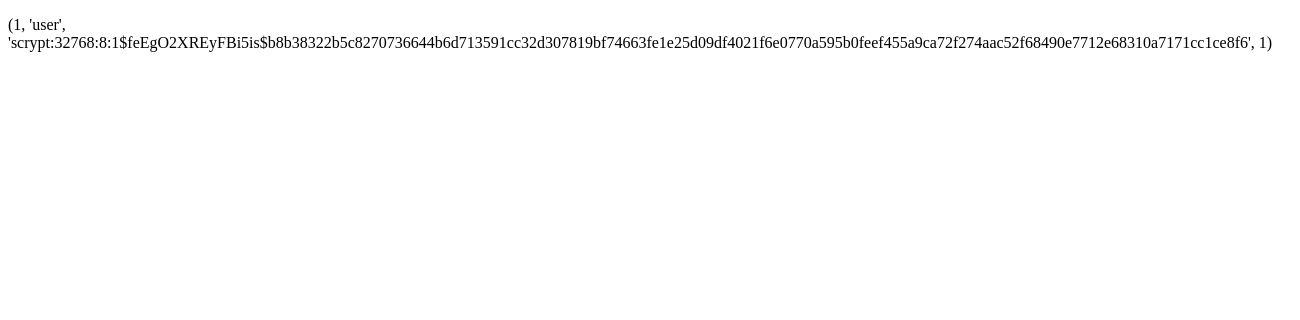
/admin, run on an earlier commit of the app's database.
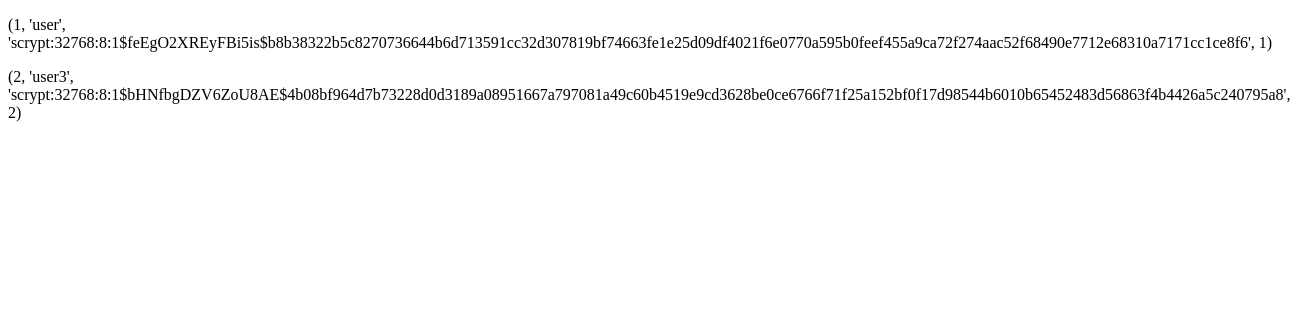
And on a later commit of the database.
### tables this page shows
CREATE TABLE user (
            id iNTEGER PRIMARY KEY AUTOINCREMENT,
            login VARCHAR(1000) NOT NULL,
            password VARCHAR(256) NOT NULL,
            type_user INTEGER,
            FOREIGN KEY (type_user) REFERENCES Type_products(id)
        );

### app.py (the view)
@app.route("/admin")
def admin_page():
    users = database.get_users()
    return render_template("admin.html", users=users)

### database.py (called while the page is built)
def get_users():
    conn = sqlite3.connect("shop.db")
    cursor = conn.cursor()
    cursor.execute("SELECT * FROM user")
    users = cursor.fetchall()
    return users

### templates/admin.html (shortened to what this page needs)
<!DOCTYPE html>
<html lang="en">
<head>
</head>
<body>
    {% for user in users %}
    <p>{{ user }}</p>
    {% endfor %}
</body>
</html>

What changed in the data, as far as the page shows it:
added user: user "(2, 'user3', 'scrypt:32768:8:1$bHNfbgDZV6ZoU8AE$4b08bf964d7b73228d0d3189a08951667a797081a49c60b4519e9cd3628be0ce6766f71f25a152bf0f17d98544b6010b65452483d56863f4b4426a5c240795a8', 2)"
